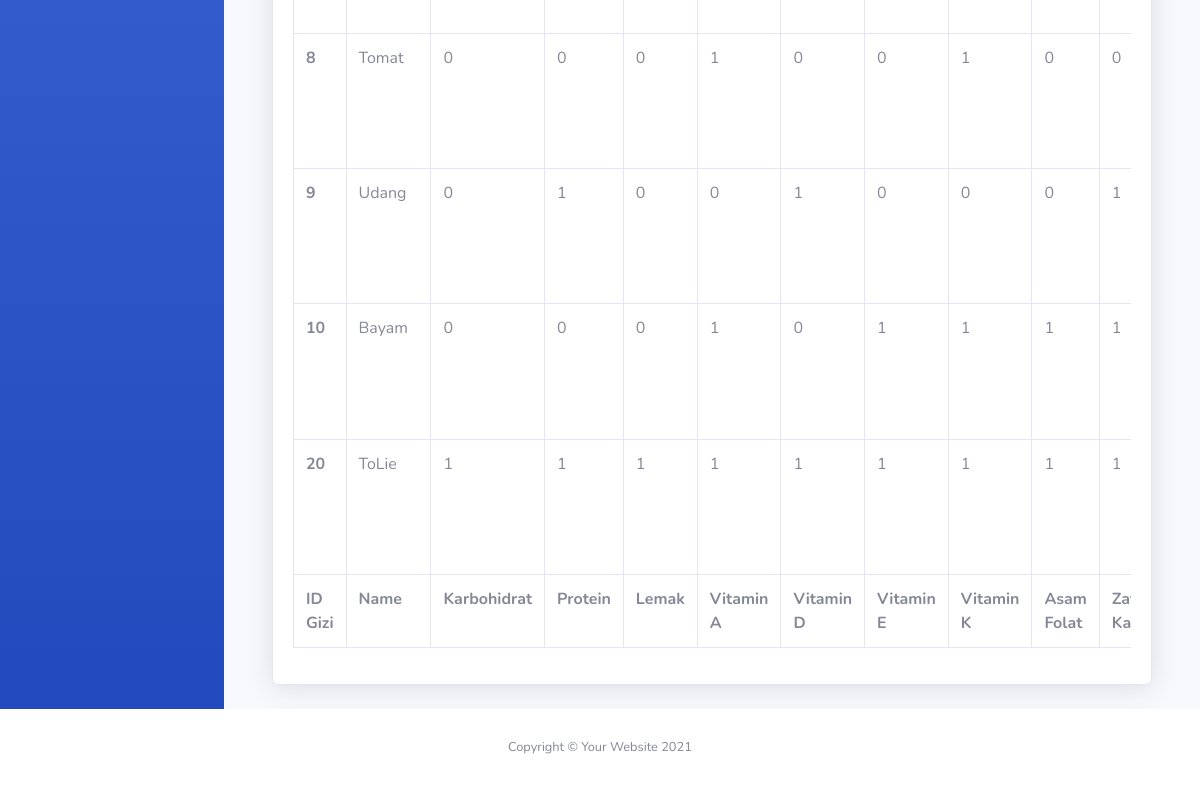
Page /index.php/admin/data (lower part) on the earlier database version.
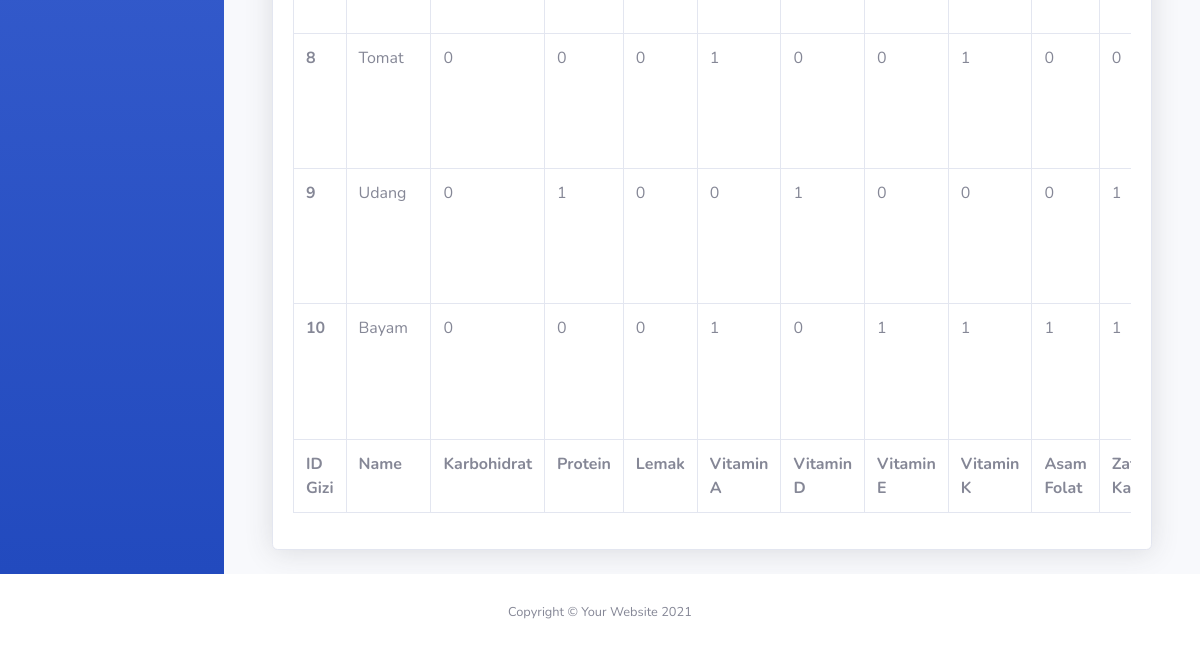
Same page on the later database version.
### tables this page shows
CREATE TABLE `tb_gizi`  (
  `id_gizi` int NOT NULL AUTO_INCREMENT,
  `name` varchar(128) NOT NULL,
  `zat_karbohidrat` tinyint(1) NOT NULL,
  `zat_protein` tinyint(1) NOT NULL,
  `zat_lemak` tinyint(1) NOT NULL,
  `vitamin_a` tinyint(1) NOT NULL,
  `vitamin_d` tinyint(1) NOT NULL,
  `vitamin_e` tinyint(1) NOT NULL,
  `vitamin_k` tinyint(1) NOT NULL,
  `asam_folat` tinyint(1) NOT NULL,
  `zat_kalsium` tinyint(1) NOT NULL,
  `zat_seng` tinyint(1) NOT NULL,
  `zat_besi` tinyint(1) NOT NULL,
  `date_created` date NOT NULL,
  `jumlah_takaran` varchar(50) NULL DEFAULT NULL,
  `id_user` int NULL DEFAULT NULL,
  `foto_bahan_makanan` varchar(255) NULL DEFAULT NULL,
  `lampiran` varchar(255) NULL DEFAULT NULL,
  `is_active` int NULL DEFAULT NULL,
  PRIMARY KEY (`id_gizi`) USING BTREE,
  INDEX `id_takaran`(`jumlah_takaran`) USING BTREE,
  INDEX `tb_gizi_ibfk_1`(`id_user`) USING BTREE,
  CONSTRAINT `tb_gizi_ibfk_1` FOREIGN KEY (`id_user`) REFERENCES `tb_user` (`id_user`) ON DELETE RESTRICT ON UPDATE RESTRICT
);

### application/controllers/admin/Data.php (called while the page is built, shortened)
<?php
class Data extends CI_Controller
{
    function __construct()
    {
        $this->load->model('m_data');
    }
    public function index()
    {
        $data['page_title'] = 'Index Data';
        $data['gizi'] = $this->m_data->read();
        $this->load->view('backend/data/index', $data);
    }
}

### index.php (called while the page is built, shortened)
<?php
require_once BASEPATH.'core/CodeIgniter.php';

### application/models/M_data.php (called while the page is built, shortened)
<?php
class M_data extends CI_Model
{
    public function read()
    {
        $this->db->select('*');
        $this->db->from('tb_gizi');
        $this->db->where('is_active',1);
        $query = $this->db->get();
        return $query;
    }
}

### application/views/backend/data/index.php (the view, shortened to what this page needs)
<div id="wrapper">
    <div id="content-wrapper" class="d-flex flex-column">
        <div id="content">
            <div class="container-fluid">
                <div class="container-fluid">
                    <div class="card shadow mb-4">
                        <div class="card-body">
                            <div class="table-responsive">
                                <table class="table table-bordered" id="dataTable" width="100%" cellspacing="0">
                                    <tfoot>
                                        <tr>
                                            <th>ID Gizi</th>
                                            <th>Name</th>
                                            <th>Karbohidrat</th>
                                            <th>Protein</th>
                                            <th>Lemak</th>
                                            <th>Vitamin A</th>
                                            <th>Vitamin D</th>
                                            <th>Vitamin E</th>
                                            <th>Vitamin K</th>
                                            <th>Asam Folat</th>
                                            <th>Zat Kalsium</th>
                                        </tr>
                                    </tfoot>
                                    <tbody>
                                        <?php
                                        foreach ($gizi->result() as $g) { ?>
                                            <tr class="data">
                                                <th><?php echo $g->id_gizi; ?></th>
                                                <td><?php echo  $g->name; ?></td>
                                                <td><?php echo  $g->zat_karbohidrat; ?></td>
                                                <td><?php echo  $g->zat_protein; ?></td>
                                                <td><?php echo  $g->zat_lemak; ?></td>
                                                <td><?php echo  $g->vitamin_a; ?></td>
                                                <td><?php echo  $g->vitamin_d; ?></td>
                                                <td><?php echo  $g->vitamin_e; ?></td>
                                                <td><?php echo  $g->vitamin_k; ?></td>
                                                <td><?php echo  $g->asam_folat; ?></td>
                                                <td><?php echo  $g->zat_kalsium; ?></td>
                                            </tr>
                                        <?php } ?>
                                    </tbody>
                                </table>
                            </div>
                        </div>
                    </div>
                </div>
            </div>
        </div>
    </div>
</div>
</body>
</body>
</html>

Differences in the rows shown:
removed tb_gizi: id_gizi "20", name "ToLie", zat_karbohidrat "1", zat_protein "1", zat_lemak "1", vitamin_a "1", vitamin_d "1", vitamin_e "1", vitamin_k "1", asam_folat "1", zat_kalsium "1"
